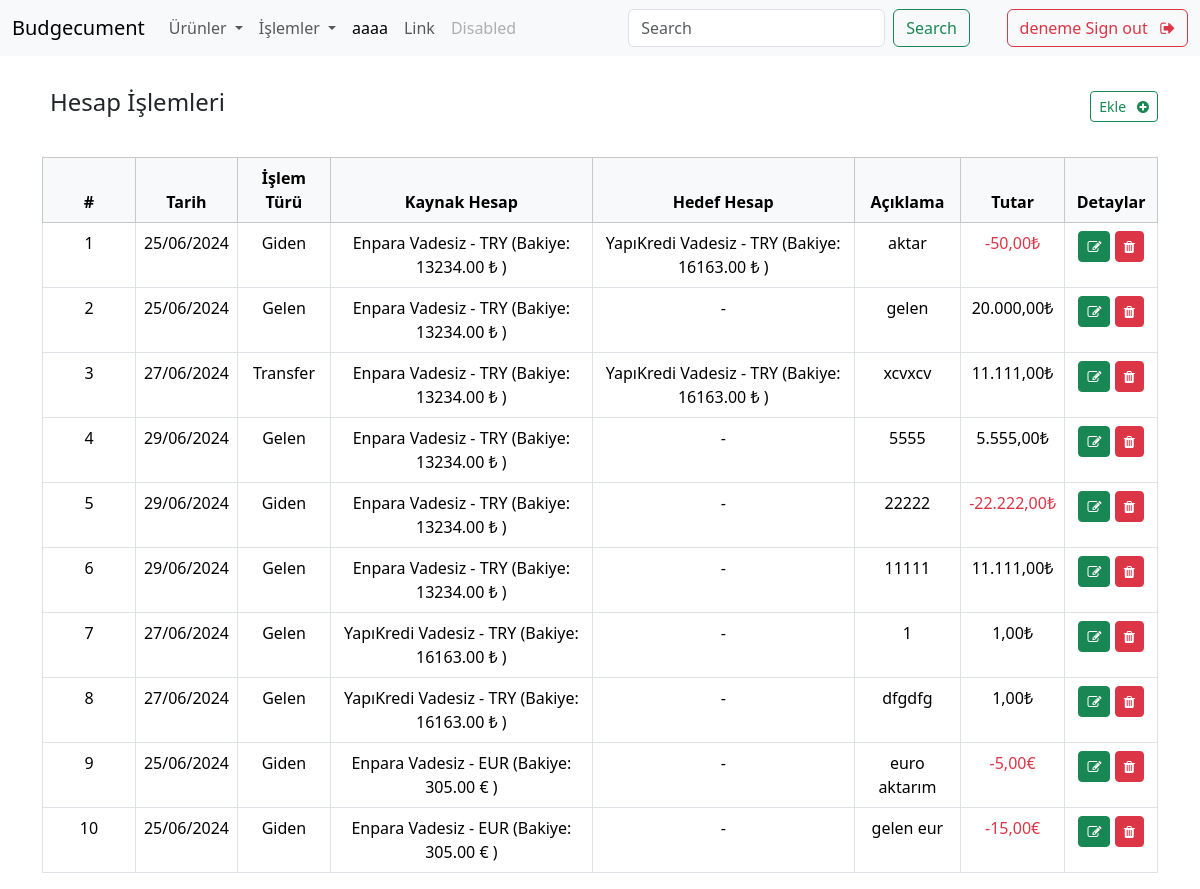
The page /bank_accounts/transactions/ (signed in) on the database as committed earlier.
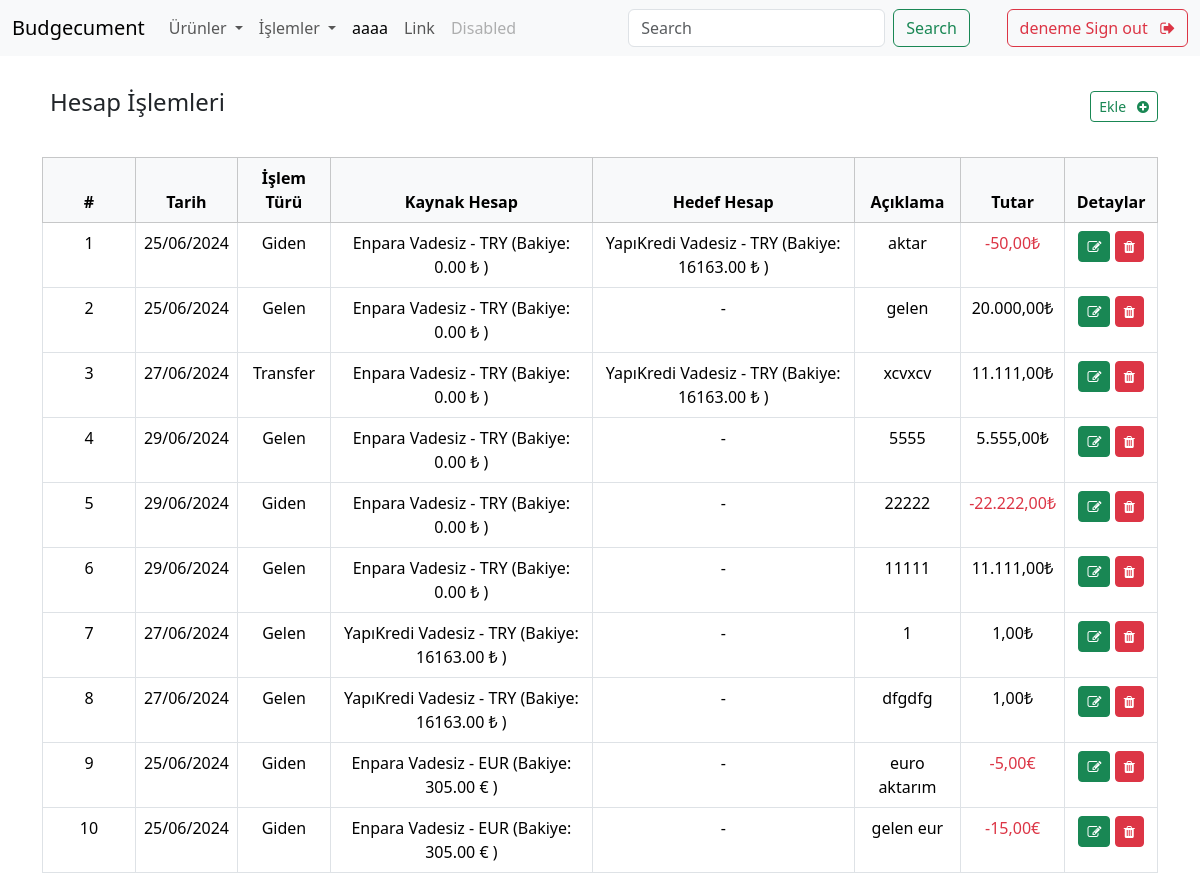
The same page on the database as committed later.
### apps/bank_accounts/models.py (models this page shows, shortened)
class Transaction(models.Model):
    TRANSACTION_TYPES = [
        ('deposit', 'Gelen'),
        ('withdraw', 'Giden'),
        ('transfer', 'Transfer'),
    ]
    uid = models.UUIDField(default=uuid.uuid4, editable=False, unique=True)
    source_account = models.ForeignKey(BankAccount, related_name='transactions', on_delete=models.CASCADE)
    destination_account = models.ForeignKey(BankAccount, related_name='received_transactions', on_delete=models.CASCADE,
                                            null=True, blank=True)
    transaction_type = models.CharField(max_length=10, choices=TRANSACTION_TYPES)
    description = models.CharField(max_length=255)
    date = models.DateTimeField(default=datetime.datetime.now)
    amount = models.DecimalField(max_digits=100, decimal_places=2)
    amount_after_transaction = models.DecimalField(max_digits=100, decimal_places=2)
    class Meta:
        verbose_name = "İşlem"
        verbose_name_plural = "İşlemler"

class BankAccount(models.Model):
    uid = models.UUIDField(default=uuid.uuid4, editable=False, unique=True)
    name = models.CharField(max_length=200)
    bank = models.ForeignKey(BankName, on_delete=models.CASCADE)
    account_holder = models.ForeignKey(AccountHolder, on_delete=models.CASCADE)
    currency = models.ForeignKey(Currency, on_delete=models.CASCADE)
    current_balance = models.DecimalField(max_digits=100, decimal_places=2, default=0.00)
    is_active = models.BooleanField(default=True)
    def __str__(self):
        return f"{self.bank} {self.name} - {self.currency.code} (Bakiye: {self.current_balance} {self.currency.symbol} )"
    class Meta:
        verbose_name = "Banka Hesabı"
        verbose_name_plural = "Banka Hesapları"

### apps/common/models.py (models this page shows, shortened)
class BankName(models.Model):
    name = models.CharField(max_length=200)
    color = models.CharField(max_length=7, default="#efefef")
    def __str__(self):
        return f"{self.name}"
    class Meta:
        verbose_name = "Banka Adı"
        verbose_name_plural = "Banka Adları"

class Currency(models.Model):
    code = models.CharField(max_length=3, unique=True)  # ISO 4217 code
    name = models.CharField(max_length=50)
    symbol = models.CharField(max_length=10)
    class Meta:
        verbose_name = "Para Birimi"
        verbose_name_plural = "Para Birimleri"

### apps/bank_accounts/views.py (the view)
# urls.py: path('transactions/', views.TransactionListView.as_view(), name='transaction_list'),
class TransactionListView(LoginRequiredMixin, ListView):
    model = Transaction
    template_name = 'transactions/transaction_list.html'
    context_object_name = 'transactions'
    def get_queryset(self):
        return Transaction.objects.filter(source_account__account_holder=self.request.user.accountholder)

### templates/transactions/transaction_list.html (shortened to what this page needs)
{% extends "base.html" %}
{% load crispy_forms_tags %}
{% block content %}
<div class="container">
    <div class="d-flex justify-content-between align-items-center">
    <h4 class="p-2">Hesap İşlemleri</h4>
    <a href="{% url 'transaction_create' %}" class="btn btn-outline-success btn-sm">Ekle &nbsp;
    <i class="fa fa-plus-circle" aria-hidden="true"></i></a>
  </div>
    <br>
  <table class="table table-hover table-bordered">
      <thead class="table-light text-center">
          <tr>
              <th scope="col" class="col-sm-1" >#</th>
              <th scope="col" class="col-sm-1">Tarih</th>
              <th scope="col" class="col-sm-1" >İşlem Türü</th>
              <th scope="col">Kaynak Hesap</th>
              <th scope="col">Hedef Hesap</th>
              <th scope="col">Açıklama</th>
              <th scope="col">Tutar</th>
              <th scope="col" class="col-sm-1">Detaylar</th>
          </tr>
      </thead>
      <tbody>
      {% if transactions %}
          {% for transaction in transactions %}
          <tr class="text-center">
              <td>{{ forloop.counter }}</td>
              <td>{{ transaction.date |date:"d/m/Y" }}</td>
              <td>{{ transaction.get_transaction_type_display }}</td>
              <td>{{ transaction.source_account }}</td>
              <td>{{ transaction.destination_account|default:"-" }}</td>
              <td>{{ transaction.description }}</td>
              <td class="{% if transaction.get_transaction_type_display == 'Giden' %}text-danger{% endif %}">{% if transaction.get_transaction_type_display == "Giden" %}-{{ transaction.amount }}{{ transaction.source_account.currency.symbol }}{% else %}{{ transaction.amount }}{{ transaction.source_account.currency.symbol }}{% endif %}</td>
              <td>
                  <a class="btn btn-success btn-sm" href="{% url 'transaction_update' transaction_uid=transaction.uid %}">
                      <i class="fa fa-pencil-square-o" aria-hidden="true"></i></a>
                  <a href="#" class="btn btn-danger btn-sm" onclick="showModal('{{ transaction.uid }}',
                                                                        'Bu işlemi silmek istediğinize emin misiniz?',
                                                                         '{% url 'transaction_delete' transaction_uid=transaction.uid %}')">
                        <i class="fa fa-trash" aria-hidden="true"></i>
                    </a>
              </td>
          </tr>
          {% endfor %}
      {% else %}
            <tr>
                <td colspan="8">İşlem bulunamadı.</td>
            </tr>
        {% endif %}
      </tbody>
  </table>
</div>
{% endblock %}

### templates/base.html (shortened to what this page needs)
{% load static %}
<!doctype html>
<html lang="tr">
<head>
    <link href="https://cdn.jsdelivr.net/npm/bootstrap@5.3.3/dist/css/bootstrap.min.css" rel="stylesheet">
    <link href="https://cdnjs.cloudflare.com/ajax/libs/select2/4.0.13/css/select2.min.css" rel="stylesheet" />
    <link rel="stylesheet" href="https://cdnjs.cloudflare.com/ajax/libs/font-awesome/4.7.0/css/font-awesome.min.css">
    <link rel="stylesheet" type="text/css" href="{% static 'css/styles.css' %}">
</head>
<body>
        {% include 'navbar.html' %}
        <br>
        {% block content %}{% endblock %}
</body>
</html>

### templates/navbar.html (shortened to what this page needs)
<nav class="navbar navbar-expand-lg bg-body-tertiary">
  <div class="container-fluid">
    <a class="navbar-brand" href="http://127.0.0.1:8000/">Budgecument</a>
    <div class="collapse navbar-collapse" id="navbarSupportedContent">
      <ul class="navbar-nav me-auto mb-2 mb-lg-0">
        {% if user.is_authenticated %}
        <li class="nav-item dropdown">
          <a class="nav-link dropdown-toggle" href="#" role="button" data-bs-toggle="dropdown" aria-expanded="false">
            Ürünler
          </a>
        </li>
        {% endif %}
        {% if user.is_authenticated %}
        <li class="nav-item dropdown">
          <a class="nav-link dropdown-toggle" href="#" role="button" data-bs-toggle="dropdown" aria-expanded="false">
            İşlemler
          </a>
        </li>
        {% endif %}
        <li class="nav-item">
          <a class="nav-link active" aria-current="page" href="#">aaaa</a>
        </li>
        <li class="nav-item">
          <a class="nav-link" href="#">Link</a>
        </li>
        <li class="nav-item">
          <a class="nav-link disabled" aria-disabled="true">Disabled</a>
        </li>
      </ul>
      <form class="d-flex" role="search">
        <input class="form-control me-2" type="search" placeholder="Search" aria-label="Search">
        <button class="btn btn-outline-success" type="submit">Search</button>
      </form>
        <ul class="navbar-nav mr-auto">
          {% if user.is_authenticated %}
          <p class="nav-link active"> </p>
              <li class="nav-item">
                <a class="btn btn-outline-danger" href="{% url 'logout' %}">{{user.username}} Sign out &nbsp;
                  <i class="fa fa-sign-out" aria-hidden="true"></i> </a>
              </li>
        </ul>
      {% endif %}
      </div>
    </div>
</nav>

Rows that differ between the two databases and show on the page:
changed through a linked row, Transaction "aktar": source_account "Enpara Vadesiz - TRY (Bakiye: 13234.00 ₺ )" → "Enpara Vadesiz - TRY (Bakiye: 0.00 ₺ )"
changed through a linked row, Transaction "gelen": source_account "Enpara Vadesiz - TRY (Bakiye: 13234.00 ₺ )" → "Enpara Vadesiz - TRY (Bakiye: 0.00 ₺ )"
changed through a linked row, Transaction "Transfer": source_account "Enpara Vadesiz - TRY (Bakiye: 13234.00 ₺ )" → "Enpara Vadesiz - TRY (Bakiye: 0.00 ₺ )"
changed through a linked row, Transaction (number 4 of 10 on the later page): source_account "Enpara Vadesiz - TRY (Bakiye: 13234.00 ₺ )" → "Enpara Vadesiz - TRY (Bakiye: 0.00 ₺ )"
changed through a linked row, Transaction (number 5 of 10 on the later page): source_account "Enpara Vadesiz - TRY (Bakiye: 13234.00 ₺ )" → "Enpara Vadesiz - TRY (Bakiye: 0.00 ₺ )"
changed through a linked row, Transaction (number 6 of 10 on the later page): source_account "Enpara Vadesiz - TRY (Bakiye: 13234.00 ₺ )" → "Enpara Vadesiz - TRY (Bakiye: 0.00 ₺ )"
